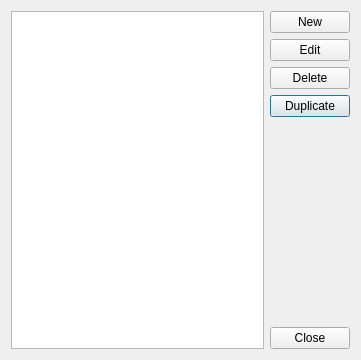
<?xml version="1.0" encoding="UTF-8"?>
<ui version="4.0">
 <class>BlueprintUI</class>
 <widget class="QDialog" name="BlueprintUI">
  <property name="geometry">
   <rect>
    <x>0</x>
    <y>0</y>
    <width>361</width>
    <height>360</height>
   </rect>
  </property>
  <property name="sizePolicy">
   <sizepolicy hsizetype="Fixed" vsizetype="Fixed">
    <horstretch>0</horstretch>
    <verstretch>0</verstretch>
   </sizepolicy>
  </property>
  <property name="font">
   <font>
    <family>Segoe UI</family>
   </font>
  </property>
  <property name="windowTitle">
   <string>Blueprints</string>
  </property>
  <layout class="QGridLayout" name="gridLayout">
   <item row="3" column="1">
    <widget class="QPushButton" name="duplicateBlueprintButton">
     <property name="text">
      <string>Duplicate</string>
     </property>
    </widget>
   </item>
   <item row="0" column="1">
    <widget class="QPushButton" name="newEntityButton">
     <property name="text">
      <string>New</string>
     </property>
    </widget>
   </item>
   <item row="0" column="0" rowspan="7">
    <widget class="QListWidget" name="entityList"/>
   </item>
   <item row="1" column="1">
    <widget class="QPushButton" name="editEntityButton">
     <property name="text">
      <string>Edit</string>
     </property>
    </widget>
   </item>
   <item row="2" column="1">
    <widget class="QPushButton" name="deleteEntityButton">
     <property name="text">
      <string>Delete</string>
     </property>
    </widget>
   </item>
   <item row="4" column="1">
    <spacer name="verticalSpacer_3">
     <property name="orientation">
      <enum>Qt::Vertical</enum>
     </property>
     <property name="sizeHint" stdset="0">
      <size>
       <width>20</width>
       <height>40</height>
      </size>
     </property>
    </spacer>
   </item>
   <item row="5" column="1" rowspan="2">
    <widget class="QPushButton" name="closeWindowButton">
     <property name="text">
      <string>Close</string>
     </property>
    </widget>
   </item>
  </layout>
 </widget>
 <resources/>
 <connections>
  <connection>
   <sender>closeWindowButton</sender>
   <signal>pressed()</signal>
   <receiver>BlueprintUI</receiver>
   <slot>close()</slot>
   <hints>
    <hint type="sourcelabel">
     <x>317</x>
     <y>153</y>
    </hint>
    <hint type="destinationlabel">
     <x>180</x>
     <y>290</y>
    </hint>
   </hints>
  </connection>
 </connections>
</ui>
